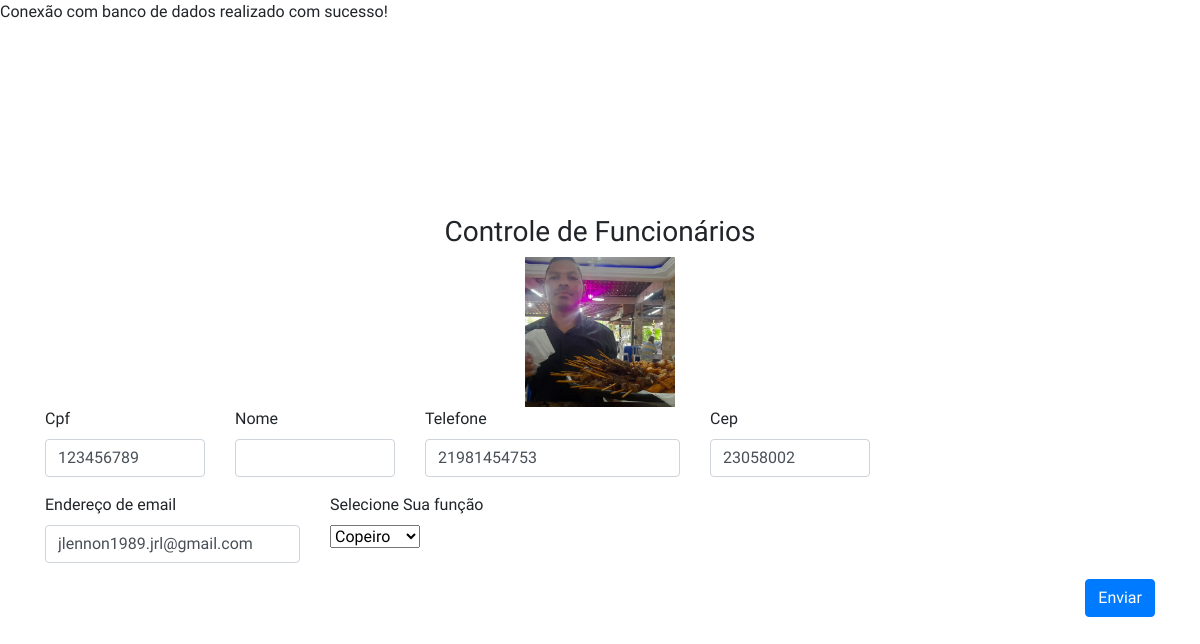
Page /arcofesta/editar.php?cpf=123456789 on the committed database.
### tables this page shows
CREATE TABLE `funcionario` (
  `idcolaborador` int(11) NOT NULL,
  `nome` varchar(60) NOT NULL,
  `telefone` varchar(15) NOT NULL,
  `cep` char(9) NOT NULL,
  `email` varchar(100) NOT NULL,
  `função` varchar(100) NOT NULL,
  `senha` varchar(255) NOT NULL,
  `pix` varchar(50) NOT NULL,
  `cpf` varchar(50) NOT NULL,
  `foto` varchar(255) NOT NULL,
  `precohora` double NOT NULL
);

### arcofesta/editar.php (the view, shortened to what this page needs)
<?php
    require_once 'conexao.php';
    require_once 'head.php';
    $id = filter_input(INPUT_GET, "cpf", FILTER_SANITIZE_NUMBER_INT);
    $busca = "SELECT * from funcionario where cpf = $id LIMIT 1";
    $resultado= $conn->prepare($busca);
    $resultado->execute();
    if (($resultado) AND ($resultado->rowCount() != 0)) {
        $linha = $resultado->fetch(PDO::FETCH_ASSOC);
        extract($linha);
    }
    else{
        $_SESSION['msg'] = "Funcionário não encontrado!";
        header("Location : relfuncionarios.php");
    }
?>
<form method="POST" action="controlefuncionario.php"enctype="multipart/form-data">
    <div class="container">
        <div class="row">
                <div class="col-md-12 text-center">
                    <h3>Controle de Funcionários</h3>
                </div>
        </div>
        <div class="row">
          <div class="col-md-12 text-center">
                   <img src="<?php echo $foto; ?>" style=width:150px;height:150px;>
            </div>
        </div>
        <div class="row">
            <div class="col-md-2">
                <div class="form-group">
                     <label for="cpf">Cpf</label>
                      <input type="text" name="cpf" class="form-control" onkeypress="$(this).mask('000.000.000-00');" value="<?php echo $cpf; ?>"  >
                </div>
            </div>
            <div class="col-md-2">
                <div class="form-group">
                    <label for="Nome">Nome</label>
                    <input type="text" name="Nome" class="form-control">
                </div>
            </div>
            <div class="col-md-3">
                <div class="form-group">
                    <label for="Telefone">Telefone</label>
                    <input type="text" name="telefone" class="form-control" onkeypress="$(this).mask('(00)00000-0000')"
                        value="<?php echo $telefone; ?>"
                    >
                </div>
            </div>
            <div class="col-md-2">
                <div class="form-group">
                    <label for="cep">Cep</label>
                    <input type="text" name="cep" class="form-control" id="cep" onblur="pesquisacep(this.value);"
                         value="<?php echo $cep; ?>"
                    >
                </div>
            </div>
        </div>
        <div class="row">
            <div class="col-md-3">
                <div class="form-group">
                        <label for="exampleInputEmail1">Endereço de email</label>
                        <input type="email" name="email" class="form-control" id="exampleInputEmail1" aria-describedby="emailHelp" placeholder="Seu email"
                            value="<?php echo $email; ?>" >
                </div>
            </div>
            <div class="col-md-3">
                <div class="form-group">
                    <label for="Função">Selecione Sua função</label><p>
                    <select name="funcao">
                        <option value="copeiro">Copeiro</option>
                    </select>
                </div>
            </div>
        </div>
        <div class="row">
            <div class="col-md-12 text-right">
                <div class="form-group">
                    <input type="submit" class="btn btn-primary" value="Enviar" name="btneditar">
                </div>
            </div>
        </div>
    </div>
</form>
<?php
require_once 'footeradm.php';
?>

### arcofesta/login.css (style rules this page uses)
html,body { background-image: url(''); background-size: cover; background-repeat: no-repeat; height: 100%; font-family: 'Numans', sans-serif; }
.container { height: 100%; align-content: center; }

### rows in the picture
funcionario: cpf "123456789", telefone "21981454753", cep "23058002", email "jlennon1989.jrl@gmail.com"
